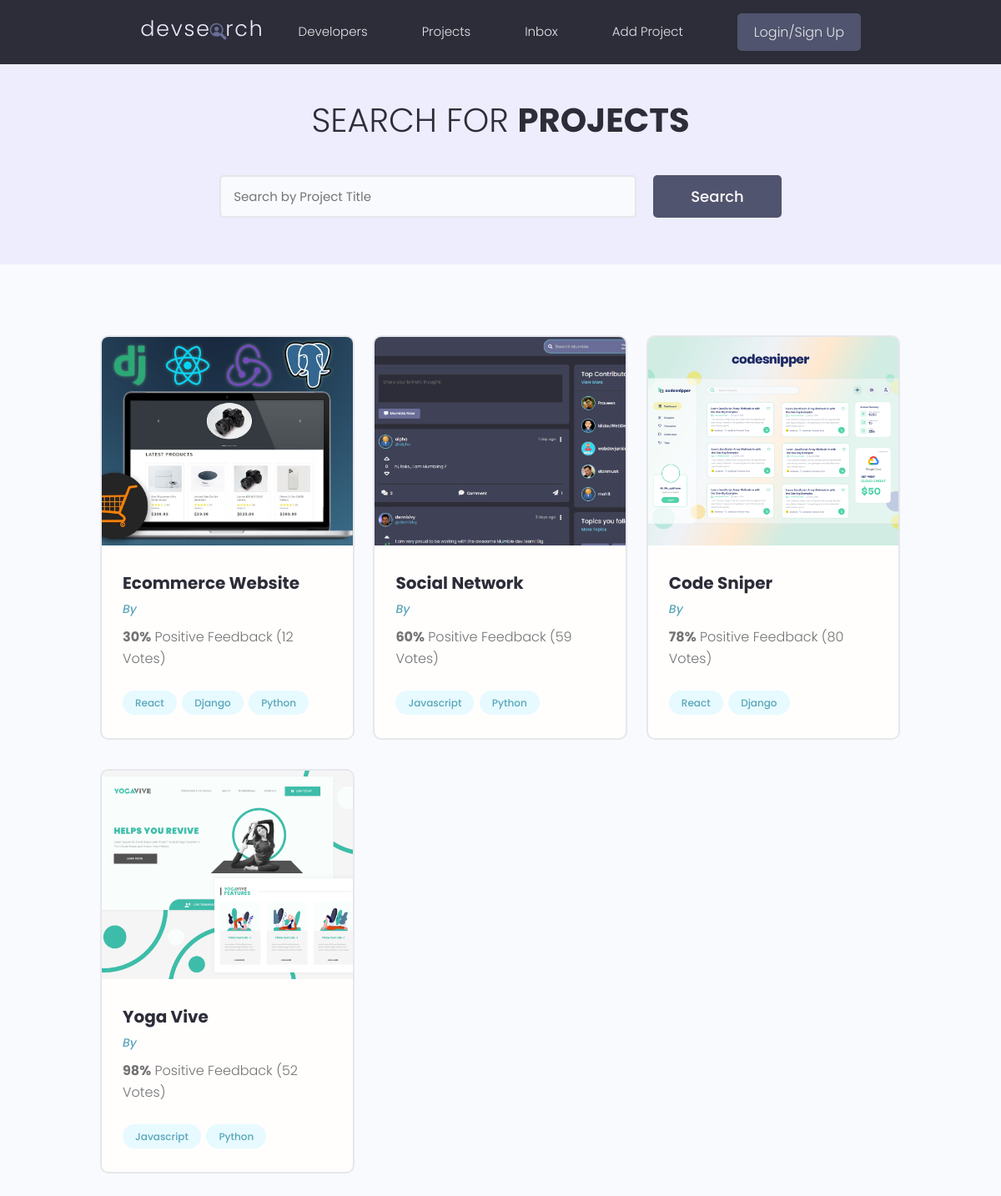
The page /projects/ on the database as committed earlier.
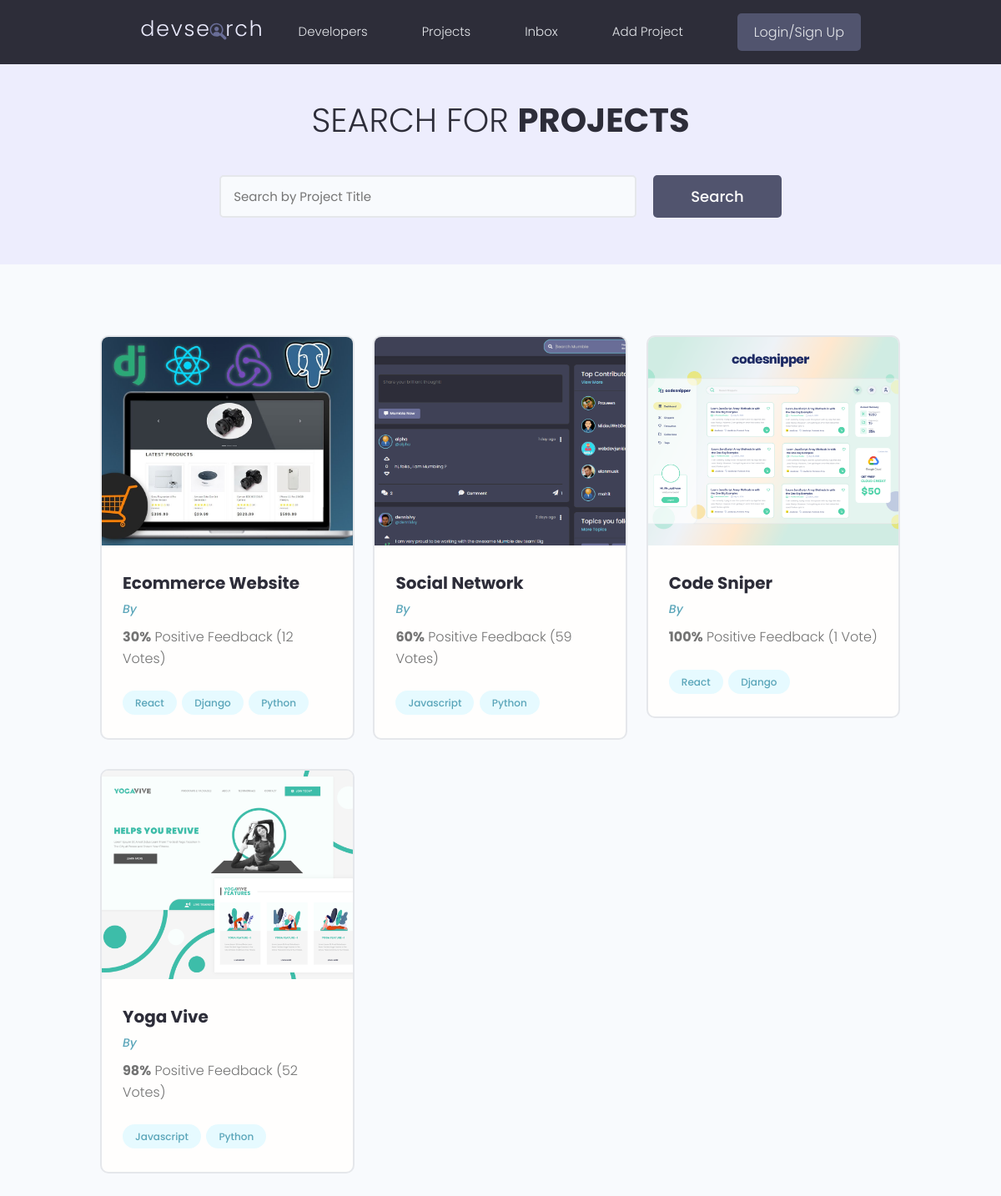
The same page on the database as committed later.
### projects/models.py (models this page shows, shortened)
class Project(models.Model):
    owner = models.ForeignKey(Profile,null=True,blank=True,on_delete=models.SET_NULL)
    title = models.CharField(max_length=200)
    description = models.TextField(null=True,blank=True)
    featured_image = models.ImageField(null=True,blank=True,default='default.jpg')
    demo_link = models.CharField(max_length=2000,null=True,blank=True)
    source_link = models.CharField(max_length=2000,null=True,blank=True)
    created_at = models.DateTimeField(auto_now_add=True)
    tags = models.ManyToManyField('Tag',blank=True)
    vote_total = models.IntegerField(default=0,null=True,blank=True)
    vote_ratio = models.IntegerField(default=0,null=True,blank=True)
    id = models.UUIDField(default=uuid.uuid4,unique=True,primary_key=True,editable=False)

### projects/views.py (the view)
# urls.py: path('projects/',include('projects.urls')),
def projects(request):
    projects = Project.objects.all()
    context = {'projects':projects}
    return render(request,'projects/projects.html',context)

### projects/models.py (called while the page is built)
    def __str__(self) :
        return self.name

### projects/templates/projects/projects.html (shortened to what this page needs)
{% extends 'main.html' %}
{% block content %}
  <main class="projects">
    <section class="hero-section text-center">
      <div class="container container--narrow">
        <div class="hero-section__box">
          <h2>Search for <span>Projects</span></h2>
        </div>
        <div class="hero-section__search">
          <form class="form" action="#" method="get">
            <div class="form__field">
              <input class="input input--text" id="formInput#search" type="text" name="text"
                placeholder="Search by Project Title" />
            </div>
            <input class="btn btn--sub btn--lg" type="submit" value="Search" />
          </form>
        </div>
      </div>
    </section>
    <section class="projectsList">
      <div class="container">
        <div class="grid grid--three">
            {% for project in projects %}
          <div class="column">
            <div class="card project">
              <a href="{% url 'project' project.id %}" class="project">
                <img class="project__thumbnail" src="{{ project.featured_image.url }}" alt="project thumbnail" />
                <div class="card__body">
                  <h3 class="project__title">{{project.title}}</h3>
                  <p><a class="project__author" href="{% url 'user-profile' project.owner.id %}">By {{project.owner.name}} </a></p>
                  <p class="project--rating">
                    <span style="font-weight: bold;">{{project.vote_ratio}}%</span> Positive
                    Feedback ({{project.vote_total}} Vote{{project.vote_total|pluralize:"s"}})
                  </p>
                  <div class="project__tags">
                    {% for tag in project.tags.all %}
                    <span class="tag tag--pill tag--main">
                      <small>{{tag}}</small>
                    </span>
                    {% endfor %}
                  </div>
                </div>
              </a>
            </div>
          </div>
          {% endfor %}
        </div>
      </div>
    </section>
  </main>
{% endblock content %}

Rows that differ between the two databases and show on the page:
changed Project "Code Sniper": vote_ratio "78" → "100"; vote_total "80" → "1"
